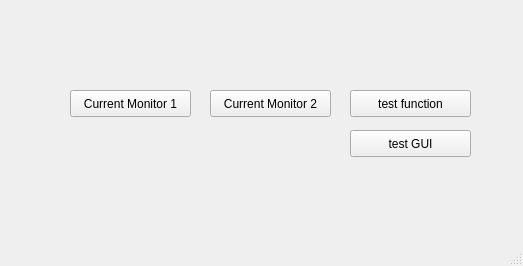
<?xml version="1.0" encoding="UTF-8"?>
<ui version="4.0">
 <class>MainWindow</class>
 <widget class="QMainWindow" name="MainWindow">
  <property name="geometry">
   <rect>
    <x>0</x>
    <y>0</y>
    <width>523</width>
    <height>266</height>
   </rect>
  </property>
  <property name="windowTitle">
   <string>NSLS-II Accelerator Physics Application Launcher</string>
  </property>
  <widget class="QWidget" name="centralwidget">
   <widget class="QPushButton" name="pushButton_01">
    <property name="geometry">
     <rect>
      <x>70</x>
      <y>90</y>
      <width>121</width>
      <height>27</height>
     </rect>
    </property>
    <property name="text">
     <string>Current Monitor 1</string>
    </property>
   </widget>
   <widget class="QPushButton" name="pushButton_02">
    <property name="geometry">
     <rect>
      <x>210</x>
      <y>90</y>
      <width>121</width>
      <height>27</height>
     </rect>
    </property>
    <property name="text">
     <string>Current Monitor 2</string>
    </property>
   </widget>
   <widget class="QPushButton" name="pushButton_03">
    <property name="geometry">
     <rect>
      <x>350</x>
      <y>90</y>
      <width>121</width>
      <height>27</height>
     </rect>
    </property>
    <property name="text">
     <string>test function</string>
    </property>
   </widget>
   <widget class="QPushButton" name="pushButton_04">
    <property name="geometry">
     <rect>
      <x>350</x>
      <y>130</y>
      <width>121</width>
      <height>27</height>
     </rect>
    </property>
    <property name="text">
     <string>test GUI</string>
    </property>
   </widget>
  </widget>
  <widget class="QStatusBar" name="statusbar"/>
 </widget>
 <resources/>
 <connections/>
</ui>
